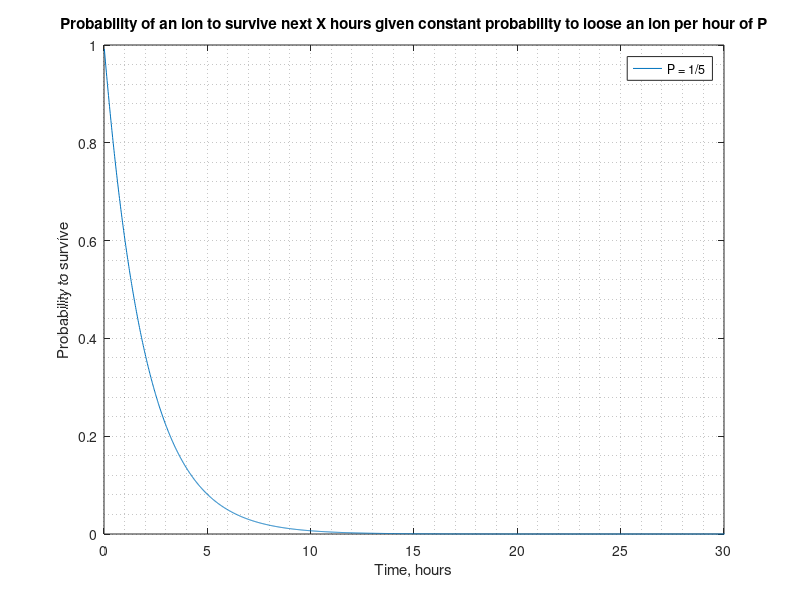

Here is the MATLAB script that generated this plot:
P = 1/(2*60); % per minute, corresponds to 1 every 2 hours 
t = [1:60*48];
Psurv = (1-P).^t; %survive every previous minute
figure(); plot(t/60, Psurv)  %plot in hours
hold on
xlim([0, 30])
xlabel('Time, hours')
ylabel('Probability to survive')
grid minor
title('Probability of an ion to survive next X hours given constant probability to loose an ion per hour of P')
legend('P = 1/5', 'P = 1/2')
% tt = 60;
% P_check =  Psurv([60:end])/Psurv(60);
% plot (t(1:length(P_check))/60,1-P_check)

K = 1:190;
Pb = 2.5e-3;
Pa = Pb;

%photon A first
Sb = sum(  Pb*(1-Pb).^K.*K )
Pxa = Pa*Sb/max(K);

%photon B first
Sa = sum(  Pa*(1-Pa).^K.*K )
Pxb = Pb*Sa/max(K);

P_total = Pxa+Pxb  %(~= , shouldn't add probabilities, but they are small )
